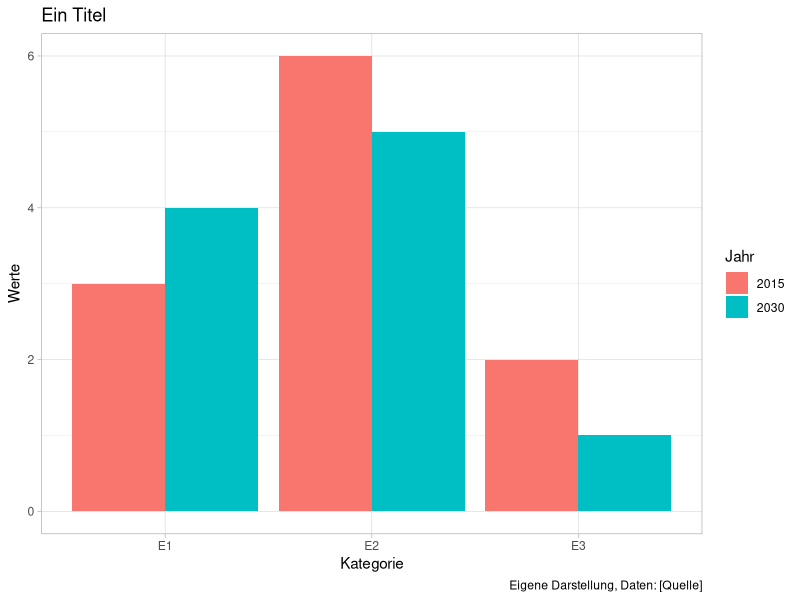

Here is the R script that generated this plot:
#library(tidyverse)
library(ggplot2)


# Daten kreieren
set.seed(123)
df <- data.frame(Jahr = c(rep("2015", 3), rep("2030", 3)),
                 Kategorie=c("E1", "E2", "E3"),
                 Werte = sample(c(1:6))
                 )

# Daten ansehen
df


# Abbildung

gg <- ggplot(df, aes(x= Kategorie, y=Werte, fill=Jahr))+
   geom_col(position = "dodge")+
  # das ist etwas kürzer als geom_bar(stat="identity", position = "dodge")+
  #Falls Farbwahl manuell gewünscht die folgende Zeile verwenden und Farben wählen:
   # scale_fill_manual(values=c("red", "blue"))+
  labs(title="Ein Titel",
       caption="Eigene Darstellung, Daten: [Quelle]")+
  #Kein grauer Hintergrund:
  theme_light()
  

gg
